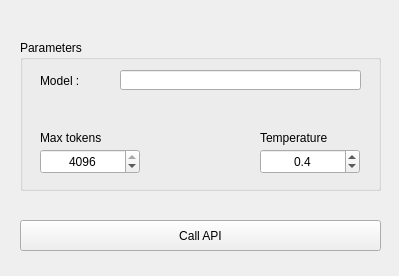
<?xml version="1.0" encoding="UTF-8"?>
<ui version="4.0">
 <class>Form</class>
 <widget class="QWidget" name="Form">
  <property name="geometry">
   <rect>
    <x>0</x>
    <y>0</y>
    <width>399</width>
    <height>276</height>
   </rect>
  </property>
  <property name="windowTitle">
   <string>Form</string>
  </property>
  <widget class="QGroupBox" name="groupBox">
   <property name="geometry">
    <rect>
     <x>20</x>
     <y>40</y>
     <width>361</width>
     <height>151</height>
    </rect>
   </property>
   <property name="title">
    <string>Parameters</string>
   </property>
   <widget class="QLineEdit" name="modelName">
    <property name="geometry">
     <rect>
      <x>100</x>
      <y>30</y>
      <width>241</width>
      <height>20</height>
     </rect>
    </property>
   </widget>
   <widget class="QLabel" name="label_6">
    <property name="geometry">
     <rect>
      <x>20</x>
      <y>90</y>
      <width>100</width>
      <height>15</height>
     </rect>
    </property>
    <property name="text">
     <string>Max tokens</string>
    </property>
    <property name="alignment">
     <set>Qt::AlignLeading|Qt::AlignLeft|Qt::AlignVCenter</set>
    </property>
   </widget>
   <widget class="QLabel" name="label_3">
    <property name="geometry">
     <rect>
      <x>240</x>
      <y>90</y>
      <width>100</width>
      <height>15</height>
     </rect>
    </property>
    <property name="text">
     <string>Temperature</string>
    </property>
    <property name="alignment">
     <set>Qt::AlignLeading|Qt::AlignLeft|Qt::AlignVCenter</set>
    </property>
   </widget>
   <widget class="QSpinBox" name="boxMaxTokens">
    <property name="geometry">
     <rect>
      <x>20</x>
      <y>109</y>
      <width>100</width>
      <height>25</height>
     </rect>
    </property>
    <property name="minimumSize">
     <size>
      <width>0</width>
      <height>25</height>
     </size>
    </property>
    <property name="maximumSize">
     <size>
      <width>100</width>
      <height>16777215</height>
     </size>
    </property>
    <property name="alignment">
     <set>Qt::AlignCenter</set>
    </property>
    <property name="maximum">
     <number>4096</number>
    </property>
    <property name="value">
     <number>4096</number>
    </property>
   </widget>
   <widget class="QDoubleSpinBox" name="boxTemperature">
    <property name="geometry">
     <rect>
      <x>240</x>
      <y>109</y>
      <width>100</width>
      <height>25</height>
     </rect>
    </property>
    <property name="minimumSize">
     <size>
      <width>0</width>
      <height>25</height>
     </size>
    </property>
    <property name="maximumSize">
     <size>
      <width>100</width>
      <height>16777215</height>
     </size>
    </property>
    <property name="alignment">
     <set>Qt::AlignCenter</set>
    </property>
    <property name="decimals">
     <number>1</number>
    </property>
    <property name="maximum">
     <double>1.000000000000000</double>
    </property>
    <property name="singleStep">
     <double>0.100000000000000</double>
    </property>
    <property name="value">
     <double>0.400000000000000</double>
    </property>
   </widget>
   <widget class="QLabel" name="label">
    <property name="geometry">
     <rect>
      <x>20</x>
      <y>30</y>
      <width>41</width>
      <height>21</height>
     </rect>
    </property>
    <property name="text">
     <string>Model :</string>
    </property>
   </widget>
  </widget>
  <widget class="QPushButton" name="callApi">
   <property name="geometry">
    <rect>
     <x>20</x>
     <y>220</y>
     <width>361</width>
     <height>31</height>
    </rect>
   </property>
   <property name="text">
    <string>Call API</string>
   </property>
  </widget>
 </widget>
 <resources/>
 <connections/>
</ui>
